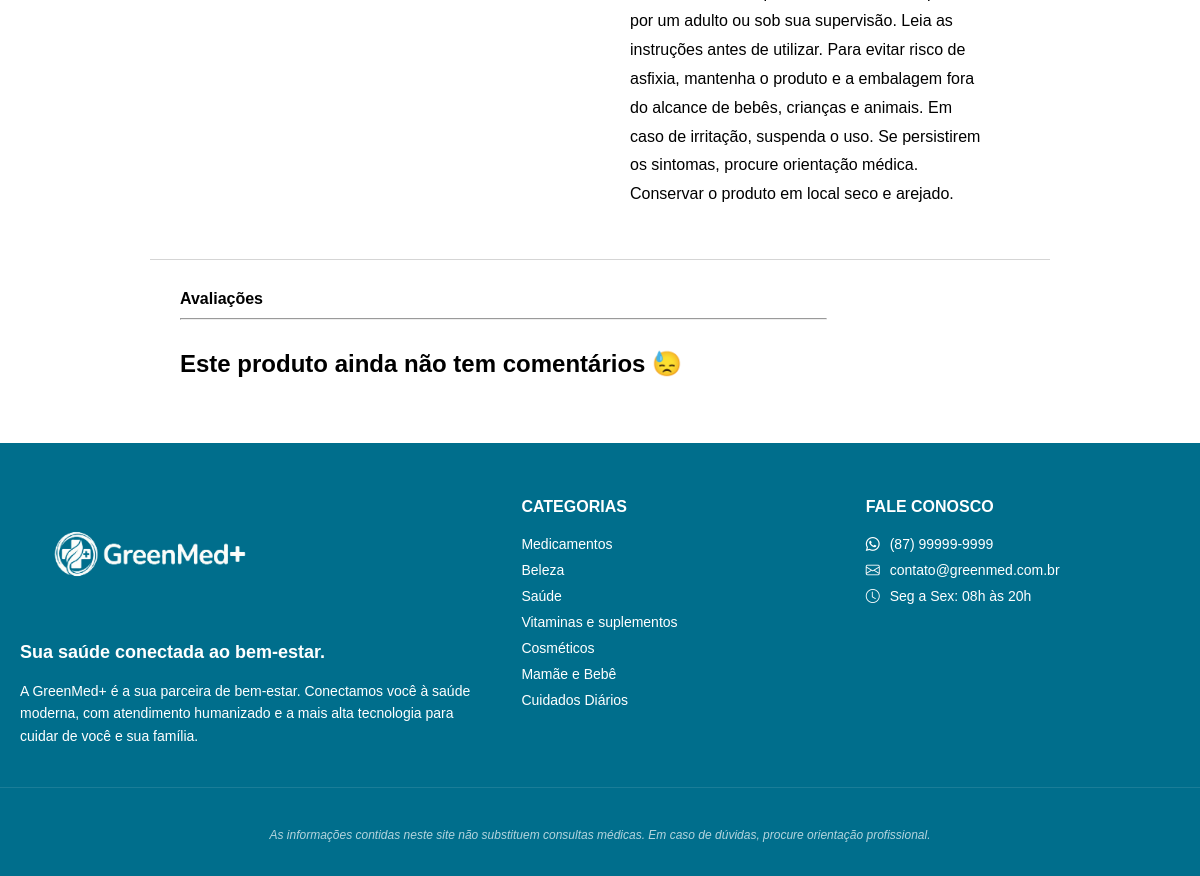
/3/ (lower part), run on an earlier commit of the app's database.
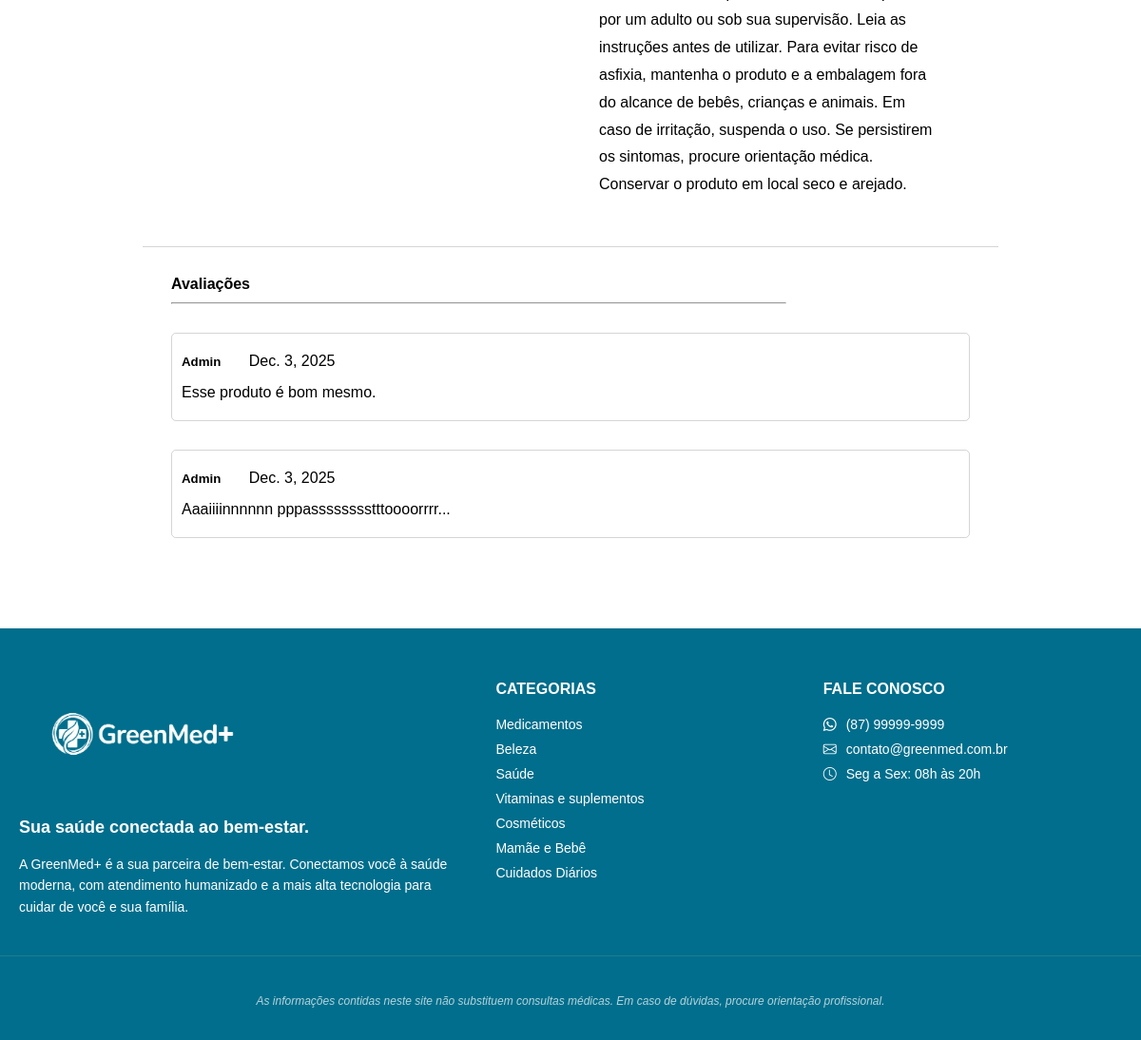
And on a later commit of the database.
### produtos/models.py (models this page shows, shortened)
class Categoria(models.Model):
    id = models.AutoField(primary_key=True)
    nome = models.CharField(max_length=100)
    def __str__(self):
        return self.nome

class Comentario(models.Model):
    id = models.AutoField(primary_key=True)
    comentario = models.TextField(blank=True, null=True)
    produto = models.ForeignKey(Produto, on_delete=models.CASCADE, related_name='comentario_produto')
    cliente = models.ForeignKey("contas.Cliente", on_delete=models.CASCADE)
    data = models.DateField(auto_now_add=True, blank=True, null=True)

### contas/models.py (models this page shows)
class Cliente(AbstractUser):
    telefone = models.CharField(max_length=11)
    endereco = models.CharField()

### produtos/views.py (the view)
# urls.py: path('<int:pk>/', DetailViewProduto.as_view(), name='pagina_produto')
class DetailViewProduto(DetailView):
    model = Produto
    template_name = 'detalhes_produto.html'
    def get_context_data(self, **kwargs):
        context = super().get_context_data(**kwargs)
        context['categorias'] = Categoria.objects.all()
        context['comentarios'] = Comentario.objects.filter(produto__nome=context['object'].nome)
        return context

### produtos/templates/detalhes_produto.html (shortened to what this page needs)
{% extends "base.html" %}
{% load static %}
{% block links %}
    <link rel="stylesheet" href="{% static 'css/detalhes_produto.css' %}">
{% endblock %}
{% block conteudo %}
<div class="grid-container">
    <div class="flex-container">
        <div class="container-imagem"><img src="{{ object.imagem.url }}" alt="{{ object.imagem.url }}"></div>
        <div class="info-produto">
            <div class="container-descricao">
                {% if object.descricao != "" %}
                    <p>{{ object.descricao }}</p>
                {% else %}
                    <p>Este produto não possui descrição.</p>
                {% endif %}
            </div>
        </div>
    </div>
    <div class="comentarios">
        <h4>Avaliações</h4>
        <hr>
        {% for comentario in comentarios %}
            <div class="card-comentario">
                <div class="card-header">
                    <h5>{{ comentario.cliente }}</h5>
                    <p>{{ comentario.data }}</p>
                </div>
                <p>{{ comentario.comentario }}</p>
            </div>
        {% empty %}
            <h2>Este produto ainda não tem comentários 😓</h2>
        {% endfor %}
    </div>
</div>
{% endblock %}
{% block categorias_footer %}
    {% for categoria in categorias %}
        <li><a href="/?categoria={{ categoria.nome }}">{{ categoria.nome }}</a></li>
    {% endfor %}
{% endblock %}

What changed in the data, as far as the page shows it:
added Comentario: cliente "Admin", data "Dec. 3, 2025", comentario "Esse produto é bom mesmo."
added Comentario: cliente "Admin", data "Dec. 3, 2025", comentario "Aaaiiiinnnnnn pppasssssssstttoooorrrr..."
Also different on the page:
text no longer shown: "Este produto ainda não tem comentários 😓"
